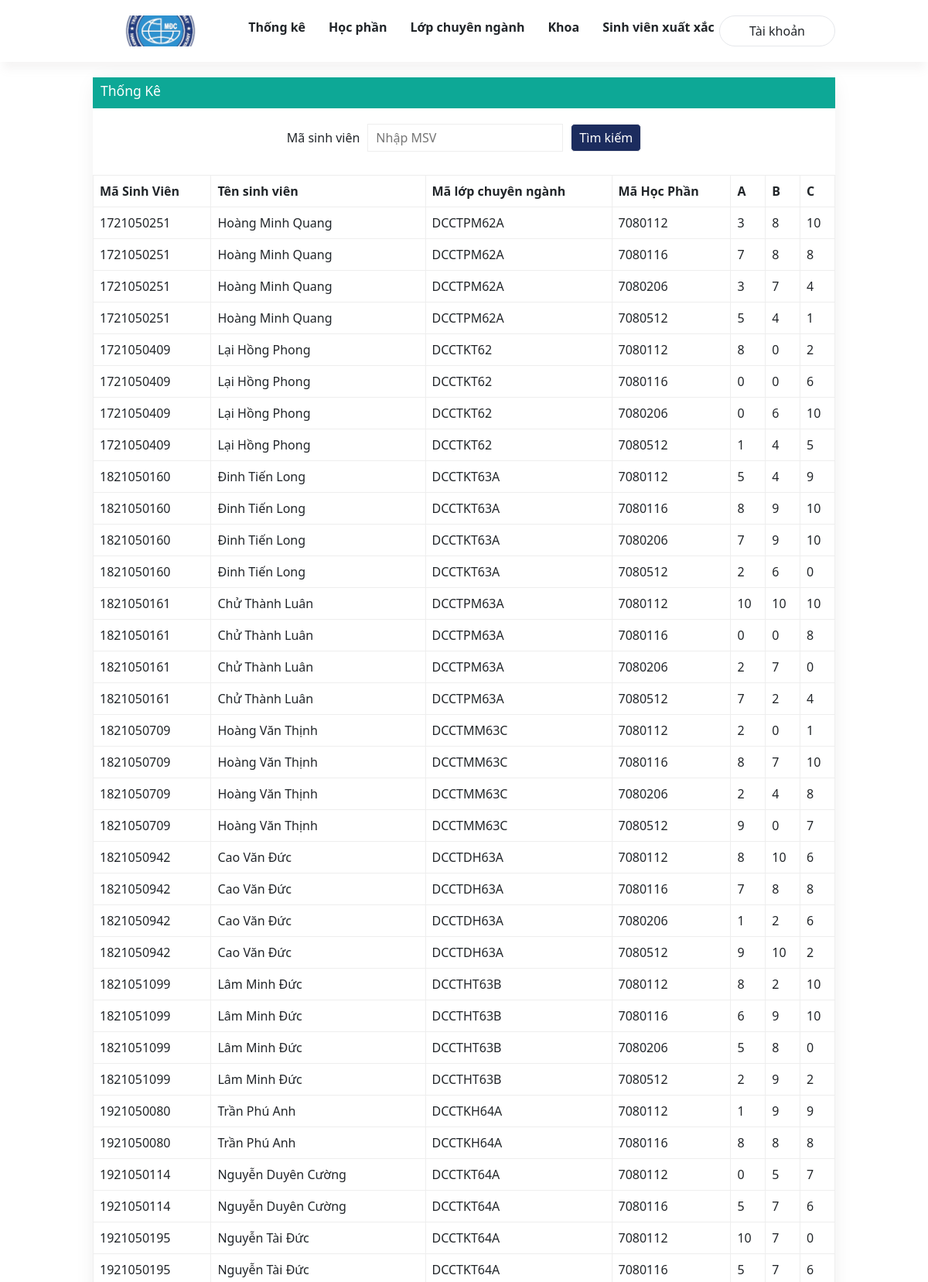
The page / (upper part) on the database its author committed.
### tables this page shows
CREATE TABLE `tbl_diemhocphan` (
  `msv` varchar(10) NOT NULL,
  `mhp` varchar(10) NOT NULL,
  `A` int(2) DEFAULT NULL,
  `B` int(2) DEFAULT NULL,
  `C` int(2) DEFAULT NULL
);

CREATE TABLE `tbl_sinhvien` (
  `msv` varchar(10) NOT NULL,
  `holot` varchar(20) DEFAULT NULL,
  `ten` varchar(10) DEFAULT NULL,
  `mlcn` varchar(10) DEFAULT NULL,
  `sodidong` varchar(15) DEFAULT NULL,
  `email` varchar(30) DEFAULT NULL
);

### index.php (the view, shortened to what this page needs)
<?php
include('./database/config.php');
?>
<!DOCTYPE html>
<html lang="en">
<head>
    <link href="https://cdn.jsdelivr.net/npm/bootstrap@5.1.3/dist/css/bootstrap.min.css" rel="stylesheet"
>
    <link rel="stylesheet" href="./assets/css/style.css">
    <link href="https://fonts.cdnfonts.com/css/sf-pro-display" rel="stylesheet">
</head>
<body>
    <header class="header">
        <div class="container">
            <a href="index.php" class="logo">
                <img src="./assets/imgs/logo.png" alt="">
            </a>
            <ul class="category-list">
                <li class="category-item">
                    <a href="index.php" class="category_name">Thống kê</a>
                </li>
                <li class="category-item">
                    <a href="hocphan.php" class="category_name">Học phần</a>
                </li>
                <li class="category-item">
                    <a href="lopchuyennganh.php" class="category_name">Lớp chuyên ngành</a>
                </li>
                <li class="category-item">
                    <a href="khoa.php" class="category_name">Khoa</a>
                </li>
                <li class="category-item">
                    <a href="svxuatxac.php" class="category_name">Sinh viên xuất xắc</a>
                </li>
            </ul>
            <div class="user">
                <div class="user-outline">
                    <span>Tài khoản</span>
                </div>
            </div>
        </div>
    </header>
    <main class="content">
        <article>
            <?php
            if (isset($_POST['search_btn'])) {
                $search_content = $_POST['search_content'];
                $sql_select     = "SELECT tbl_diemhocphan.msv, tbl_diemhocphan.mhp,tbl_diemhocphan.A,
                            tbl_diemhocphan.B, tbl_diemhocphan.C,
                            tbl_sinhvien.holot, tbl_sinhvien.ten, tbl_sinhvien.mlcn
                            FROM tbl_diemhocphan
                            INNER JOIN tbl_sinhvien ON tbl_diemhocphan.msv = tbl_sinhvien.msv
                            WHERE tbl_diemhocphan.msv LIKE '%$search_content%'";
            } else {
                $sql_select = "SELECT tbl_diemhocphan.msv, tbl_diemhocphan.mhp,tbl_diemhocphan.A,
                            tbl_diemhocphan.B, tbl_diemhocphan.C,
                            tbl_sinhvien.holot, tbl_sinhvien.ten, tbl_sinhvien.mlcn
                            FROM tbl_diemhocphan
                            INNER JOIN tbl_sinhvien ON tbl_diemhocphan.msv = tbl_sinhvien.msv";
            }
            $stmt_select = $pdo->prepare($sql_select);
            $stmt_select->execute();
            $result_select = $stmt_select->fetchAll(PDO::FETCH_ASSOC);
            ?>
            <div class="box-parent">
                <div class="container">
                    <div class="box">
                        <div class="header-content">
                            <h3>Thống Kê</h3>
                        </div>
                        <div class="body-content">
                            <form action="" method="POST" class="search-content">
                                <span>Mã sinh viên</span>
                                <input type="text" name="search_content" placeholder="Nhập MSV">
                                <button name="search_btn" class="search_btn">Tìm kiếm</button>
                            </form>
                            <table class="table-content">
                                <thead>
                                    <th>Mã Sinh Viên</th>
                                    <th>Tên sinh viên</th>
                                    <th>Mã lớp chuyên ngành</th>
                                    <th>Mã Học Phần</th>
                                    <th>A</th>
                                    <th>B</th>
                                    <th>C</th>
                                </thead>
                                <tbody>
                                    <?php foreach ($result_select as $row) { ?>
                                        <tr>
                                            <td>
                                                <?= $row['msv'] ?>
                                            </td>
                                            <td>
                                                <?= $row['holot'] . ' ' . $row['ten'] ?>
                                            </td>
                                            <td>
                                                <?= $row['mlcn'] ?>
                                            </td>
                                            <td>
                                                <?= $row['mhp'] ?>
                                            </td>
                                            <td>
                                                <?= $row['A'] ?>
                                            </td>
                                            <td>
                                                <?= $row['B'] ?>
                                            </td>
                                            <td>
                                                <?= $row['C'] ?>
                                            </td>
                                        </tr>
                                    <?php } ?>
                                </tbody>
                            </table>
                        </div>
                    </div>
                </div>
            </div>
        </article>
    </main>
</body>
</html>

### assets/css/style.css (style rules this page uses)
:root { --font: 'SF Pro Display', sans-serif; --yellow: #ffdd00; --blue: #212b5b; --light_blue: #f2f4fa; --dark_blue: #1c2c5e; --white: #fff; }
a { text-decoration: none; color: inherit; cursor: pointer; }
input { display: block; }
button { cursor: pointer; }
li { list-style: none; }
.content { margin-top: 10rem; }
.container { padding-inline: 9rem; }
html { font-size: 62.5%; font-family: var(--font); }
body { background-color: var(--white); font-size: 1.6rem; }
.header { position: fixed; background-color: var(--white); top: 0; left: 0; width: 100%; height: 80px; box-shadow: 0px 13px 11px -4px rgba(157, 147, 147, 0.1); z-index: 4; }
.header .container { width: 100%; height: 100%; display: flex; justify-content: space-between; align-items: center; }
.logo { width: 175px; height: 40px; }
.logo img { width: 100%; height: 100%; object-fit: cover; }
.category-list { display: flex; align-items: center; gap: 30px; }
.category-item { position: relative; display: flex; align-items: center; gap: 5px; cursor: pointer; font-weight: 600; height: 5rem; }
.user { position: relative }
.user-outline { height: 40px; width: 150px; border: 1px solid #e5e7eb; border-radius: 20px; display: flex; align-items: center; justify-content: center; gap: 10px; }
.box-parent { width: 100%; height: 100vh; }
.box-parent .container { height: 100%; }
.header-content { background-color: rgb(13, 168, 150); color: var(--white); padding-inline: 1rem; display: flex; align-items: center; padding-block: 0.7rem; }
.box { box-shadow: 0px 3px 27px -6px rgba(0, 0, 0, 0.1); }
.body-content { margin-top: 2rem; }
.search-content { display: flex; justify-content: center; align-items: center; gap: 1rem; margin-bottom: 3rem; }
.search-content input, .search_btn { padding: 0.5rem 1rem; border: 1px solid #eee; }
.search_btn { background-color: var(--dark_blue); color: var(--white); border-radius: 0.5rem; }
.table-content { width: 100%; }
.table-content th, .table-content td { border: 1px solid #eee; padding: 0.8rem; }

### rows shown on the page
tbl_diemhocphan: msv "1721050251", msv.holot "Hoàng Minh", msv.ten "Quang", msv.mlcn "DCCTPM62A", mhp "7080112", A "3", B "8", C "10"
tbl_diemhocphan: msv "1721050251", msv.holot "Hoàng Minh", msv.ten "Quang", msv.mlcn "DCCTPM62A", mhp "7080116", A "7", B "8", C "8"
tbl_diemhocphan: msv "1721050251", msv.holot "Hoàng Minh", msv.ten "Quang", msv.mlcn "DCCTPM62A", mhp "7080206", A "3", B "7", C "4"
tbl_diemhocphan: msv "1721050251", msv.holot "Hoàng Minh", msv.ten "Quang", msv.mlcn "DCCTPM62A", mhp "7080512", A "5", B "4", C "1"
tbl_diemhocphan: msv "1721050409", msv.holot "Lại Hồng", msv.ten "Phong", msv.mlcn "DCCTKT62", mhp "7080112", A "8", B "0", C "2"
tbl_diemhocphan: msv "1721050409", msv.holot "Lại Hồng", msv.ten "Phong", msv.mlcn "DCCTKT62", mhp "7080116", A "0", B "0", C "6"
tbl_diemhocphan: msv "1721050409", msv.holot "Lại Hồng", msv.ten "Phong", msv.mlcn "DCCTKT62", mhp "7080206", A "0", B "6", C "10"
tbl_diemhocphan: msv "1721050409", msv.holot "Lại Hồng", msv.ten "Phong", msv.mlcn "DCCTKT62", mhp "7080512", A "1", B "4", C "5"
tbl_diemhocphan: msv "1821050160", msv.holot "Đinh Tiến", msv.ten "Long", msv.mlcn "DCCTKT63A", mhp "7080112", A "5", B "4", C "9"
tbl_diemhocphan: msv "1821050160", msv.holot "Đinh Tiến", msv.ten "Long", msv.mlcn "DCCTKT63A", mhp "7080116", A "8", B "9", C "10"
tbl_diemhocphan: msv "1821050160", msv.holot "Đinh Tiến", msv.ten "Long", msv.mlcn "DCCTKT63A", mhp "7080206", A "7", B "9", C "10"
tbl_diemhocphan: msv "1821050160", msv.holot "Đinh Tiến", msv.ten "Long", msv.mlcn "DCCTKT63A", mhp "7080512", A "2", B "6", C "0"
tbl_diemhocphan: msv "1821050161", msv.holot "Chử Thành", msv.ten "Luân", msv.mlcn "DCCTPM63A", mhp "7080112", A "10", B "10", C "10"
tbl_diemhocphan: msv "1821050161", msv.holot "Chử Thành", msv.ten "Luân", msv.mlcn "DCCTPM63A", mhp "7080116", A "0", B "0", C "8"
tbl_diemhocphan: msv "1821050161", msv.holot "Chử Thành", msv.ten "Luân", msv.mlcn "DCCTPM63A", mhp "7080206", A "2", B "7", C "0"
tbl_diemhocphan: msv "1821050161", msv.holot "Chử Thành", msv.ten "Luân", msv.mlcn "DCCTPM63A", mhp "7080512", A "7", B "2", C "4"
tbl_diemhocphan: msv "1821050709", msv.holot "Hoàng Văn", msv.ten "Thịnh", msv.mlcn "DCCTMM63C", mhp "7080112", A "2", B "0", C "1"
tbl_diemhocphan: msv "1821050709", msv.holot "Hoàng Văn", msv.ten "Thịnh", msv.mlcn "DCCTMM63C", mhp "7080116", A "8", B "7", C "10"
tbl_diemhocphan: msv "1821050709", msv.holot "Hoàng Văn", msv.ten "Thịnh", msv.mlcn "DCCTMM63C", mhp "7080206", A "2", B "4", C "8"
tbl_diemhocphan: msv "1821050709", msv.holot "Hoàng Văn", msv.ten "Thịnh", msv.mlcn "DCCTMM63C", mhp "7080512", A "9", B "0", C "7"
tbl_diemhocphan: msv "1821050942", msv.holot "Cao Văn", msv.ten "Đức", msv.mlcn "DCCTDH63A", mhp "7080112", A "8", B "10", C "6"
tbl_diemhocphan: msv "1821050942", msv.holot "Cao Văn", msv.ten "Đức", msv.mlcn "DCCTDH63A", mhp "7080116", A "7", B "8", C "8"
tbl_diemhocphan: msv "1821050942", msv.holot "Cao Văn", msv.ten "Đức", msv.mlcn "DCCTDH63A", mhp "7080206", A "1", B "2", C "6"
tbl_diemhocphan: msv "1821050942", msv.holot "Cao Văn", msv.ten "Đức", msv.mlcn "DCCTDH63A", mhp "7080512", A "9", B "10", C "2"
tbl_diemhocphan: msv "1821051099", msv.holot "Lâm Minh", msv.ten "Đức", msv.mlcn "DCCTHT63B", mhp "7080112", A "8", B "2", C "10"
tbl_diemhocphan: msv "1821051099", msv.holot "Lâm Minh", msv.ten "Đức", msv.mlcn "DCCTHT63B", mhp "7080116", A "6", B "9", C "10"
tbl_diemhocphan: msv "1821051099", msv.holot "Lâm Minh", msv.ten "Đức", msv.mlcn "DCCTHT63B", mhp "7080206", A "5", B "8", C "0"
tbl_diemhocphan: msv "1821051099", msv.holot "Lâm Minh", msv.ten "Đức", msv.mlcn "DCCTHT63B", mhp "7080512", A "2", B "9", C "2"
tbl_diemhocphan: msv "1921050080", msv.holot "Trần Phú", msv.ten "Anh", msv.mlcn "DCCTKH64A", mhp "7080112", A "1", B "9", C "9"
tbl_diemhocphan: msv "1921050080", msv.holot "Trần Phú", msv.ten "Anh", msv.mlcn "DCCTKH64A", mhp "7080116", A "8", B "8", C "8"
tbl_diemhocphan: msv "1921050114", msv.holot "Nguyễn Duyên", msv.ten "Cường", msv.mlcn "DCCTKT64A", mhp "7080112", A "0", B "5", C "7"
tbl_diemhocphan: msv "1921050114", msv.holot "Nguyễn Duyên", msv.ten "Cường", msv.mlcn "DCCTKT64A", mhp "7080116", A "5", B "7", C "6"
tbl_diemhocphan: msv "1921050195", msv.holot "Nguyễn Tài", msv.ten "Đức", msv.mlcn "DCCTKT64A", mhp "7080112", A "10", B "7", C "0"
tbl_diemhocphan: msv "1921050195", msv.holot "Nguyễn Tài", msv.ten "Đức", msv.mlcn "DCCTKT64A", mhp "7080116", A "5", B "7", C "6"
